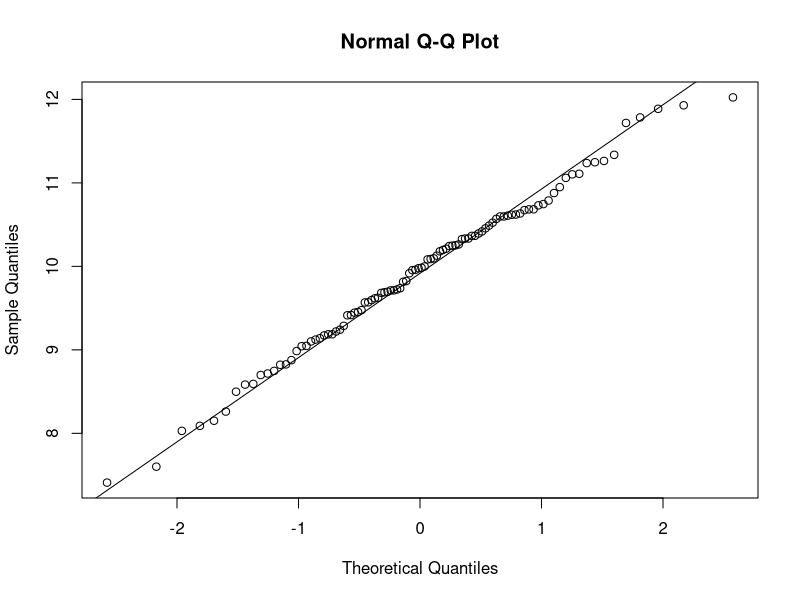
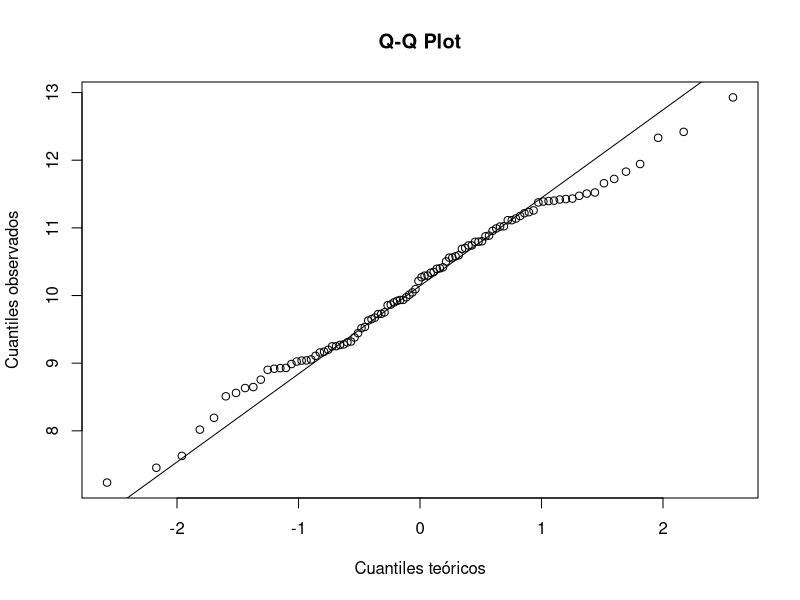
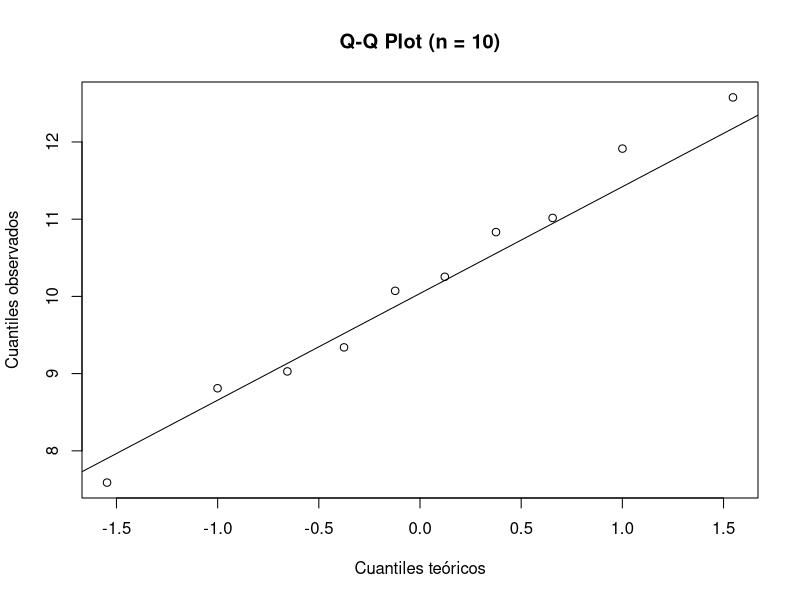
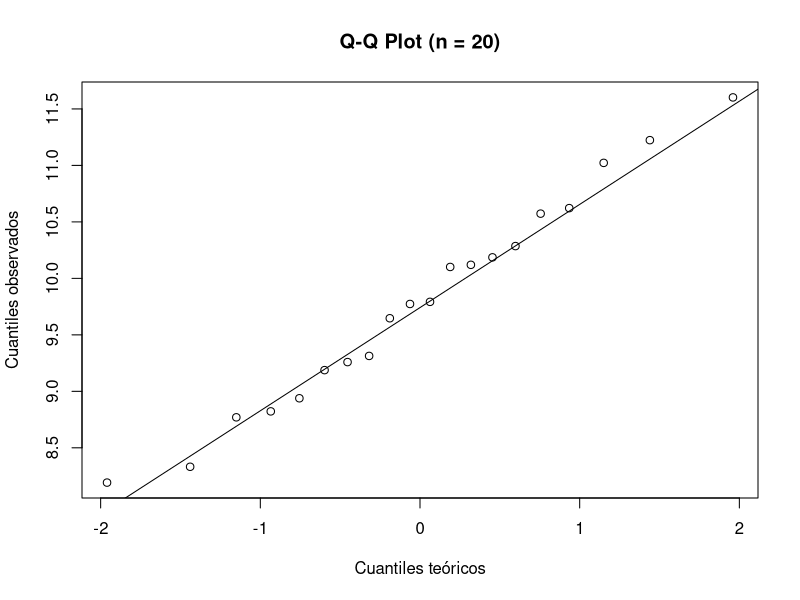
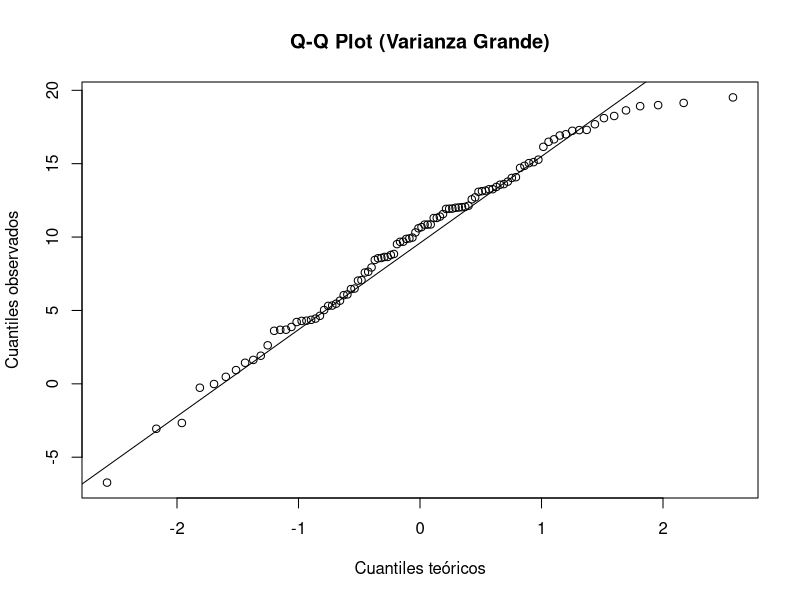
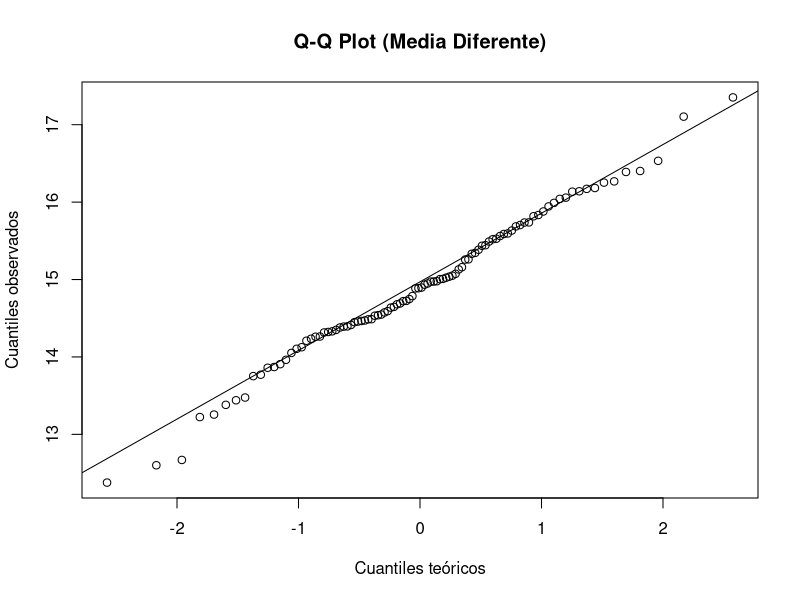
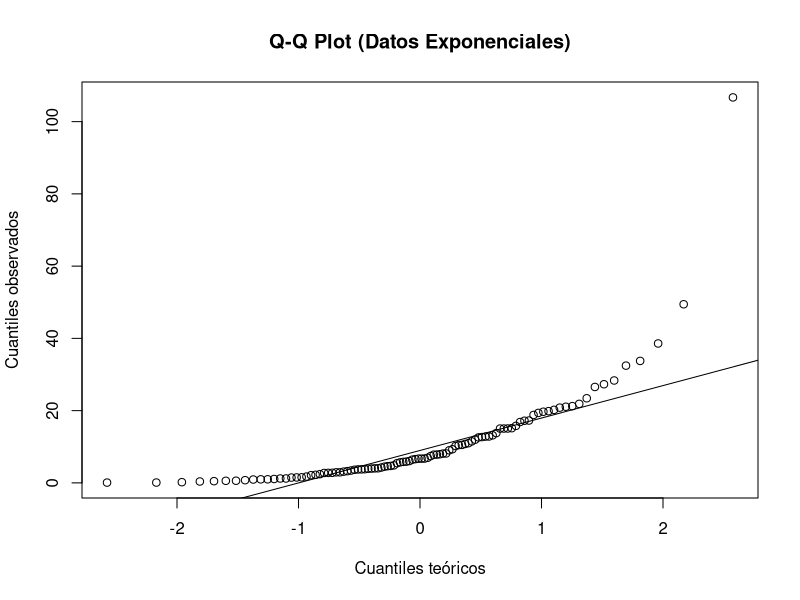
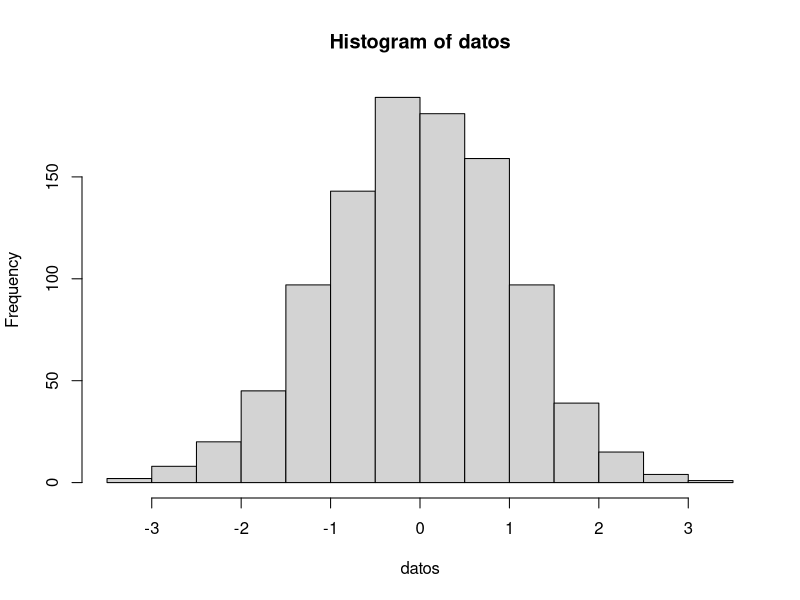

Reproduce these figures in R, in order.
## ---- chunk 1

## ---- chunk 2
#hist()
#qqnorm()
#qqline()
## ---- chunk 3
datos <- rnorm(100, mean = 10)
qqnorm(datos)
qqline(datos)
## ---- chunk 4
datos <- rnorm(100, mean = 10)
qqnorm(datos, xlab = "Cuantiles teóricos", ylab = "Cuantiles observados", main = "Q-Q Plot")
qqline(datos)

## ---- chunk 5
# Para 10 observaciones
datos_10 <- rnorm(10, mean = 10)
qqnorm(datos_10, xlab = "Cuantiles teóricos", ylab = "Cuantiles observados", main = "Q-Q Plot (n = 10)")
qqline(datos_10)

## ---- chunk 6
# Para 20 observaciones
datos_20 <- rnorm(20, mean = 10)
qqnorm(datos_20, xlab = "Cuantiles teóricos", ylab = "Cuantiles observados", main = "Q-Q Plot (n = 20)")
qqline(datos_20)

## ---- chunk 7
# Datos con varianza grande
datos_varianza_grande <- rnorm(100, mean = 10, sd = 5)
qqnorm(datos_varianza_grande, xlab = "Cuantiles teóricos", ylab = "Cuantiles observados", main = "Q-Q Plot (Varianza Grande)")
qqline(datos_varianza_grande)

## ---- chunk 8
# Datos con media diferente
datos_media_diferente <- rnorm(100, mean = 15, sd = 1)
qqnorm(datos_media_diferente, xlab = "Cuantiles teóricos", ylab = "Cuantiles observados", main = "Q-Q Plot (Media Diferente)")
qqline(datos_media_diferente)

## ---- chunk 9
# Datos exponenciales
datos_exponenciales <- rexp(100, rate = 0.1)  # tasa de la exponencial, inversa de la tasa media
qqnorm(datos_exponenciales, xlab = "Cuantiles teóricos", ylab = "Cuantiles observados", main = "Q-Q Plot (Datos Exponenciales)")
qqline(datos_exponenciales)

## ---- chunk 10
datos <- rnorm(1000) #1000 muestras de una densidad normal
hist(datos)

## ---- chunk 11
datos <- rnorm(1000) # muestras normales con media 0 y var 1.
teorica <- dnorm(seq(-4,4, length=100),mean = 0, sd = 1)
hist(datos,freq = FALSE)
lines(seq(-4,4, length=100),teorica, col="red")
## ---- chunk 12
# Para 30 muestras
datos_pequenos <- rnorm(30)
hist(datos_pequenos)

# Para 1000 muestras (como referencia)
datos_referencia <- rnorm(1000)
hist(datos_referencia)

## ---- chunk 13
# Para 30 muestras con línea teórica
hist(datos_pequenos, freq = FALSE)
lines(seq(-4, 4, length = 100), dnorm(seq(-4, 4, length = 100), mean = 0, sd = 1), col = "green")
## ---- chunk 14
# Para 1000 muestras con línea teórica (como referencia)
hist(datos_referencia, freq = FALSE)
lines(seq(-4, 4, length = 100), dnorm(seq(-4, 4, length = 100), mean = 0, sd = 1), col = "green")
## ---- chunk 15
# Datos con varianza grande
datos_varianza_grande <- rnorm(1000, mean = 0, sd = 3)

# Datos con varianza estándar (para referencia)
datos_varianza_estandar <- rnorm(1000, mean = 0, sd = 1)

# Histogramas
par(mfrow = c(1, 2))  # Para mostrar dos gráficos en una fila

hist(datos_varianza_grande, main = "Varianza Grande", col = "lightblue", xlim = c(-10, 10))
hist(datos_varianza_estandar, main = "Varianza Estándar", col = "lightgreen", xlim = c(-10, 10))

par(mfrow = c(1, 1))  # Restaurar el diseño predeterminado de gráficos

## ---- chunk 16
N <- 10 # número de medias (es decir número de muestras)
M <- 100 # número de la longitud de cada serie de datos
medias <- numeric(N) # Vector que guardará las medias

for(i in 1:N)
{
  datos <- rnorm(M)
  medias[i] <- mean(datos)
  
}
hist(medias)
qqnorm(medias)
qqline(medias)
## ---- chunk 17
# N grande: 100
N_grande_100 <- 100
M <- 100
medias_100 <- numeric(N_grande_100)
medias <- 0

for (i in 1:N_grande_100) {
  datos <- rnorm(M)
  medias_100[i] <- mean(datos)
}

# N grande: 1000
N_grande_1000 <- 1000
medias_1000 <- numeric(N_grande_1000)

for (i in 1:N_grande_1000) {
  datos <- rnorm(M)
  medias_1000[i] <- mean(datos)
}

# N grande: 10000
N_grande_10000 <- 10000
medias_10000 <- numeric(N_grande_10000)

for (i in 1:N_grande_10000) {
  datos <- rnorm(M)
  medias_10000[i] <- mean(datos)
}

# Crear gráficos
par(mfrow = c(3, 2), mar = c(4, 4, 2, 1))

hist(medias, main = "Histograma (N = 10)")
qqnorm(medias, main = "Q-Q Plot (N = 10)")
qqline(medias)

hist(medias_100, main = "Histograma (N = 100)")
qqnorm(medias_100, main = "Q-Q Plot (N = 100)")
qqline(medias_100)

hist(medias_1000, main = "Histograma (N = 1000)")
qqnorm(medias_1000, main = "Q-Q Plot (N = 1000)")
qqline(medias_1000)

hist(medias_10000, main = "Histograma (N = 10000)")
qqnorm(medias_10000, main = "Q-Q Plot (N = 10000)")
qqline(medias_10000)

par(mfrow = c(1, 1))  # Restaurar el diseño predeterminado de gráficos

## ---- chunk 18
# Función para generar medias muestrales
generar_medias_exponenciales <- function(N, M) {
  medias <- numeric(N)
  for (i in 1:N) {
    datos <- rexp(M, rate = 1)  # Distribución exponencial
    medias[i] <- mean(datos)
  }
  return(medias)
}

# N grande: 10
N_grande_10 <- 10
M <- 100
medias_10 <- generar_medias_exponenciales(N_grande_10, M)

# N grande: 100
N_grande_100 <- 100
medias_100 <- generar_medias_exponenciales(N_grande_100, M)

# N grande: 1000
N_grande_1000 <- 1000
medias_1000 <- generar_medias_exponenciales(N_grande_1000, M)

# N grande: 10000
N_grande_10000 <- 10000
medias_10000 <- generar_medias_exponenciales(N_grande_10000, M)

# Crear gráficos
par(mfrow = c(3, 2), mar = c(4, 4, 2, 1))

hist(medias_10, main = "Histograma (N = 10)")
qqnorm(medias_10, main = "Q-Q Plot (N = 10)")
qqline(medias_10)

hist(medias_100, main = "Histograma (N = 100)")
qqnorm(medias_100, main = "Q-Q Plot (N = 100)")
qqline(medias_100)

hist(medias_1000, main = "Histograma (N = 1000)")
qqnorm(medias_1000, main = "Q-Q Plot (N = 1000)")
qqline(medias_1000)

hist(medias_10000, main = "Histograma (N = 10000)")
qqnorm(medias_10000, main = "Q-Q Plot (N = 10000)")
qqline(medias_10000)

par(mfrow = c(1, 1))  # Restaurar el diseño predeterminado de gráficos

